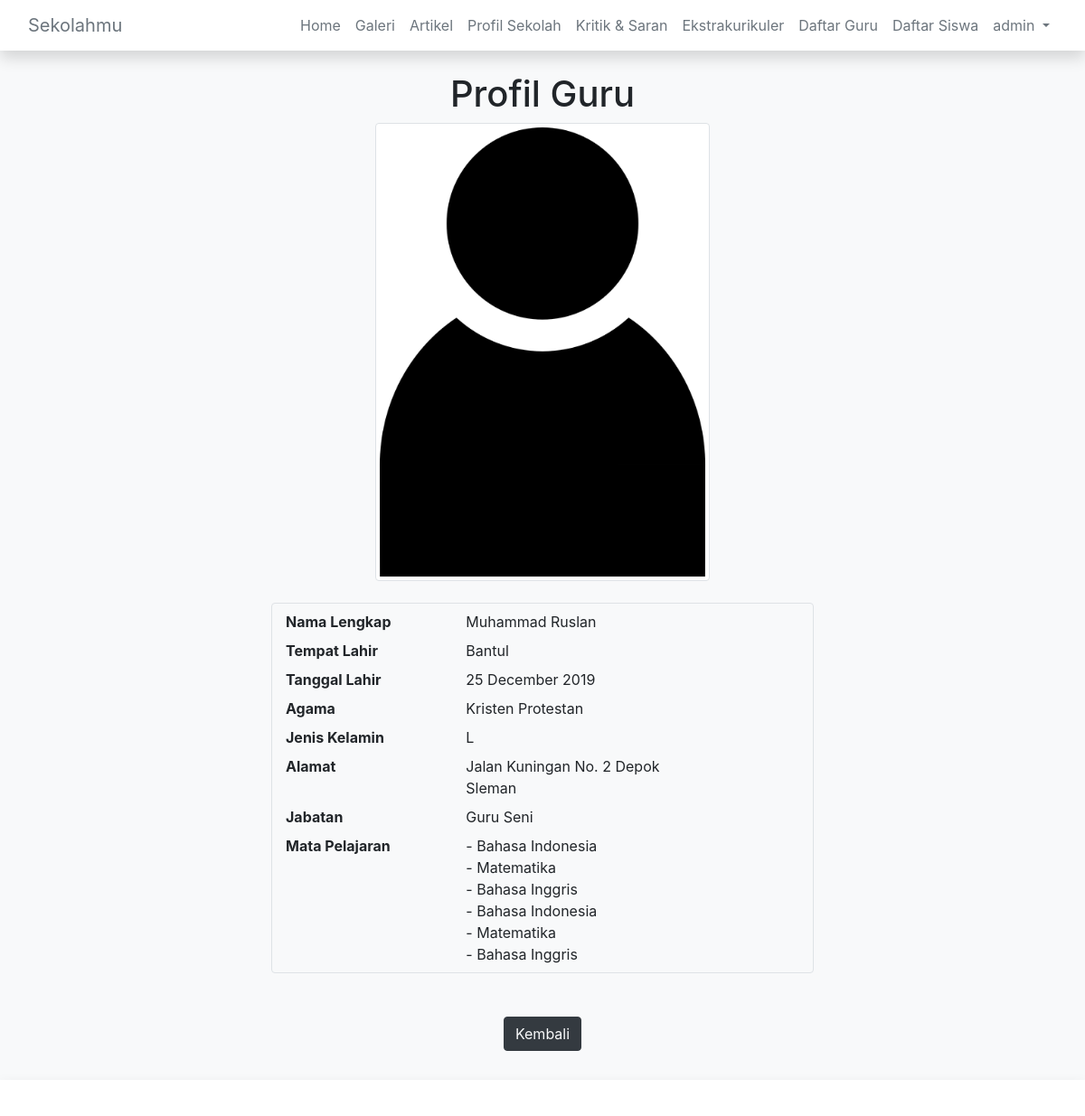
The app's page /profile_guru.php?nip=100001 (signed in) with its own data.
### tables this page shows
CREATE TABLE `guru` (
  `nip` int(11) NOT NULL,
  `nama_guru` varchar(100) NOT NULL,
  `alamat` varchar(100) DEFAULT NULL,
  `jenis_kelamin` varchar(100) NOT NULL,
  `tanggal_lahir` date DEFAULT NULL,
  `tempat_lahir` varchar(100) DEFAULT NULL,
  `pass` int(11) DEFAULT NULL,
  `kode_jabatan` int(11) DEFAULT NULL,
  `agama` varchar(100) NOT NULL,
  `image` varchar(100) DEFAULT NULL
);

CREATE TABLE `jabatan` (
  `kode_jabatan` int(11) NOT NULL,
  `jabatan` varchar(100) DEFAULT NULL
);

CREATE TABLE `matapelajaran` (
  `idMapel` int(11) NOT NULL,
  `nama` varchar(100) DEFAULT NULL
);

### profile_guru.php (the view, shortened to what this page needs)
<?php
include 'layout/header.php';
if (isset( $_SESSION['status'])) {
$nip=$_GET['nip'];
$query="select g.nama_guru, g.alamat, g.jenis_kelamin, DATE_FORMAT(g.tanggal_lahir, '%d %M %Y') as lahir , g.tempat_lahir, g.agama, g.image as foto, g.alamat, j.jabatan as jabatan FROM guru g JOIN jabatan j ON j.kode_jabatan=g.kode_jabatan where g.nip=$nip";
$tampil=mysql_query($query);
while ($result=mysql_fetch_array($tampil)) {
	$path = "assets/img/guru/".$nip.".png";
	if (file_exists($path)) {
		$path="assets/img/guru/".$nip.".png";
	}
	else{
		$path="assets/img/guru/default.png";
	}
?>
<br>
<div class="container-fluid">
	<p class="h1 text-center" >Profil Guru</p>
		<div class="row">
			<div class="col-md-4"></div>
			<div class="col-md-4"><img src="<?php echo $path; ?>" class="img-fluid img-thumbnail"></img>
			</div>
			<div class="col-md-4"></div>
		</div>
		<br>
<div class="row">
	<div class="col-md-3"></div>
	<div class="col-md-6 img-thumbnail bg-light">
		<div class="row py-1">
				<div class="font-weight-bold col-md-4">Nama Lengkap</div>
				<div class="col-md-6"><?php echo $result['nama_guru']; ?></div>
			</div>
			<div class="row py-1">
				<div class="font-weight-bold col-md-4">Tempat Lahir</div>
				<div class="col-md-6"><?php echo $result['tempat_lahir']; ?></div>
			</div>
			<div class="row py-1">
				<div class="font-weight-bold col-md-4">Tanggal Lahir</div>
				<div class="col-md-6"><?php echo $result['lahir']; ?></div>
			</div>
			<div class="row py-1">
				<div class="font-weight-bold col-md-4">Agama</div>
				<div class="col-md-6"><?php echo $result['agama']; ?></div>
			</div>
			<div class="row py-1">
				<div class="font-weight-bold col-md-4">Jenis Kelamin</div>
				<div class="col-md-6"><?php echo $result['jenis_kelamin']; ?></div>
			</div>
            <div class="row py-1">
				<div class="font-weight-bold col-md-4">Alamat</div>
				<div class="col-md-6"><?php echo $result['alamat']; ?></div>
			</div>
			<div class="row py-1">
				<div class="font-weight-bold col-md-4">Jabatan</div>
				<div class="col-md-6"><?php echo $result['jabatan']; ?></div>
			</div>
			<div class="row py-1">
				<div class="font-weight-bold col-md-4">Mata Pelajaran</div>
				<div class="col-md-6"><?php
				$query2="select mp.nama as mapel FROM guru g JOIN jabatan j ON j.kode_jabatan=g.kode_jabatan join tugasmapel tm on tm.nip=g.nip join matapelajaran mp on mp.idMapel=tm.idMapel where g.nip=$nip";
				$aksi=mysql_query($query2);
				while ($result2=mysql_fetch_array($aksi)) {
					echo "- ".$result2['mapel']."<br>";
				}
				?></div>
			</div>
	</div>
	<div class="col-md-3"></div>
</DIV>
<br>
<br>
	<center><a class="btn btn-dark text-light" href="daftar_guru.php">Kembali</a></center>
</div>
<br>
<br>
<br>
<?php
}
}
include 'layout/footer.php';
?>

### css/heroic-features.css (style rules this page uses)
body { padding-top: 56px; }

### records on screen
guru: nama_guru "Muhammad Ruslan", tempat_lahir "Bantul", lahir "25 December 2019", agama "Kristen Protestan", jenis_kelamin "L", alamat "Jalan Kuningan No. 2 Depok Sleman", kode_jabatan.jabatan "Guru Seni"
matapelajaran: nama "Bahasa Indonesia"
matapelajaran: nama "Matematika"
matapelajaran: nama "Bahasa Inggris"

### other values on screen
$_SESSION['username'] "admin"
